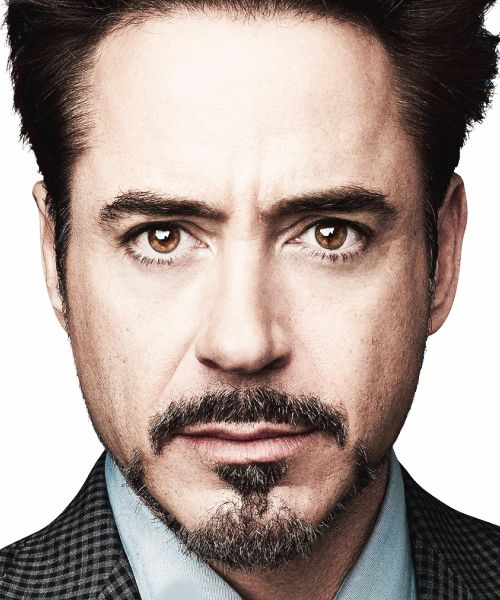
#> input picture data/images/Robert Downey Jr..jpg, 500 x 600 px, found by its file name
$ python face_detector.py
#> lines starting #> are read from the running program, lines starting #| are printed output that depends on the picture; after the words box and inside, x2 and y2 are one past the last pixel; in counts of white or black regions, pixels touching at a corner belong together
import cv2
import numpy as np
from numpy.typing import NDArray
import sys
import os

# Add the project root to sys.path to allow importing 'config'
sys.path.append(os.path.dirname(os.path.dirname(os.path.abspath(__file__))))
import config # Assuming config.py is in the root and accessible

class FaceDetector:
    """
    A class to detect faces in images using a Haar cascade classifier.
    """

    def __init__(self, cascade_path: str = config.CASCADE_PATH):
        """
        Initializes the FaceDetector.

        Args:
            cascade_path: Path to the Haar cascade XML file.
                          Defaults to the path specified in config.py.
        """
        try:
            self.face_cascade = cv2.CascadeClassifier(cascade_path)
            if self.face_cascade.empty():
                raise IOError(f"Failed to load Haar cascade from {cascade_path}")
        except Exception as e:
            # Consider logging the error here
            print(f"Error loading Haar cascade: {e}") # Or raise a custom exception
            # For now, re-raise to indicate critical failure if cascade doesn't load
            raise

    def detect(self, image: NDArray, scale_factor: float = 1.1, min_neighbors: int = 5) -> list[tuple[int, int, int, int]]:
        """
        Detects faces in a given image.

        Args:
            image: The input image (as a NumPy array, BGR format).
            scale_factor: Parameter specifying how much the image size is reduced at each image scale.
            min_neighbors: Parameter specifying how many neighbors each candidate rectangle should have to retain it.

        Returns:
            A list of tuples, where each tuple represents a detected face
            as (x, y, width, height). Returns an empty list if no faces are detected.
        """
        if image is None:
            # print("Input image is None.") # Optional: log this
            return []
        if image.ndim != 3 or image.shape[2] != 3:
            # print(f"Warning: Input image should be a 3-channel BGR image. Got shape {image.shape}") # Optional: log this
            # Attempt to convert if it's a valid image but not 3 channels, or handle as error
            # For now, let's assume it must be BGR and proceed, or return empty
            # For robustness, could try to convert grayscale to BGR:
            # if image.ndim == 2: image = cv2.cvtColor(image, cv2.COLOR_GRAY2BGR)
            # else: return [] # Or raise ValueError
            pass # Assuming conversion or validation happens before this call for now

        gray_image = cv2.cvtColor(image, cv2.COLOR_BGR2GRAY)

        faces = self.face_cascade.detectMultiScale(
            gray_image,
            scaleFactor=scale_factor,
            minNeighbors=min_neighbors
        )

        return [(int(x), int(y), int(w), int(h)) for (x, y, w, h) in faces]

if __name__ == '__main__':
    # Example Usage (Optional: for testing the detector independently)
    # This part will only run if face_detector.py is executed directly.
    # You'd need a sample image to test this.

    # Create a dummy config for testing if config.py is not yet fully integrated
    # or if you want to override paths for a specific test.
    class DummyConfig:
        CASCADE_PATH = './data/cascade/haarcascade_frontalface_default.xml' # Adjust if needed

    try:
        # detector = FaceDetector(cascade_path=DummyConfig.CASCADE_PATH) # Use if testing with dummy
        detector = FaceDetector() # Assumes config.py is in PYTHONPATH or root

        # Load a test image (replace with an actual image path)
        # Ensure the test image path is correct relative to where this script might be run from for testing.
        # For example, if you run `python core/face_detector.py` from the root directory:
        test_image_path = './data/images/Robert Downey Jr..jpg'
        # If running from inside `core` directory, path might be `../data/images/some_image.jpg`

        sample_image = cv2.imread(test_image_path)
#> sample_image is the input picture: shape (600, 500, 3); mean B, G, R 148, 154.7, 170.3

        if sample_image is not None:
            print(f"Image loaded successfully from {test_image_path}, shape: {sample_image.shape}")
#| Image loaded successfully from ./data/images/Robert Downey Jr..jpg, shape: (600, 500, 3)
            detected_faces = detector.detect(sample_image, min_neighbors=10) # Using min_neighbors from image_recognition.py
#> in detect, `gray_image = cv2.cvtColor(image, cv2.COLOR_BGR2GRAY)`:
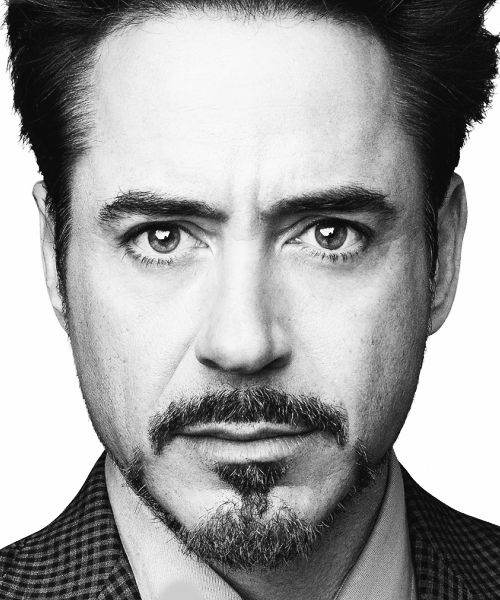
#> gray_image: shape (600, 500); min 0, max 255, mean 158.6
#> in detect, `faces = self.face_cascade.detectMultiScale( gray_image, scaleFactor=sc..`: faces = [[36, 76, 418, 418]]
#> detected_faces = [(36, 76, 418, 418)]

            if detected_faces:
                print(f"Detected {len(detected_faces)} faces:")
#| Detected 1 faces:
                for i, (x, y, w, h) in enumerate(detected_faces):
                    print(f"  Face {i+1}: x={x}, y={y}, w={w}, h={h}")
                    cv2.rectangle(sample_image, (x, y), (x+w, y+h), (0, 255, 0), 2)
#> this loop made 1 pass
#|   Face 1: x=36, y=76, w=418, h=418
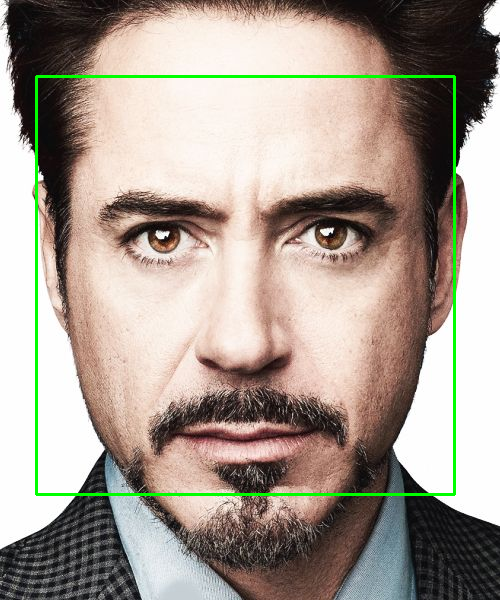
#> sample_image: shape (600, 500, 3); 1.67% of pixels changed, all inside (x1, y1, x2, y2) = (35, 75, 456, 496)

                # [8 lines of commented-out code are left out]
            else:
                print("No faces detected in the sample image.")
        else:
            print(f"Failed to load sample image from path: {test_image_path}")
            print("Please ensure that the path is correct and the image file exists.")
            print("If you are running this script from the 'core' directory, the path should be relative to 'core', e.g., '../data/images/Robert Downey Jr..jpg'")
            print("If you are running from the root project directory, it should be './data/images/Robert Downey Jr..jpg'")


    except Exception as e:
        print(f"An error occurred during example usage: {e}")
        # print("Make sure you have an image at './data/images/Robert Downey Jr..jpg' or update the path.")
        # print("Also ensure 'config.py' is accessible and 'haarcascade_frontalface_default.xml' is at the path specified in config.py.")

$ run again, with data/images/Chris Hemsworth.jpg copied over data/images/Robert Downey Jr..jpg
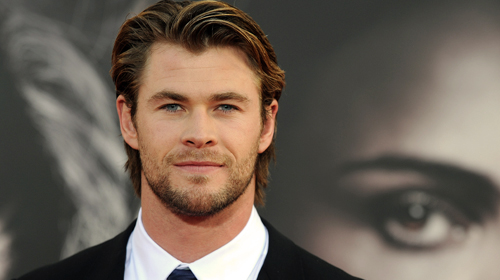
#> input picture data/images/Chris Hemsworth.jpg, 500 x 280 px, found by its file name
#> sample_image is the input picture: shape (280, 500, 3); mean B, G, R 86.4, 97.4, 109.5
#| Image loaded successfully from ./data/images/Robert Downey Jr..jpg, shape: (280, 500, 3)
#> in detect, `gray_image = cv2.cvtColor(image, cv2.COLOR_BGR2GRAY)`:
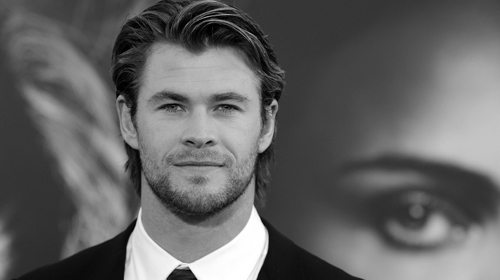
#> gray_image: shape (280, 500); min 0, max 255, mean 99.8
#> faces = [[123, 47, 155, 155]]
#> detected_faces = [(123, 47, 155, 155)]
#| Detected 1 faces:
#> the loop `for i, (x, y, w, h) in enumerate(detected_faces):` made 1 pass
#> (printed output is left out)
#> after the loop `for i, (x, y, w, h) in enumerate(detected_faces):`:
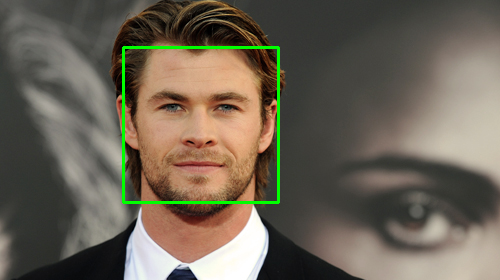
#> sample_image: shape (280, 500, 3); 1.33% of pixels changed, all inside (x1, y1, x2, y2) = (122, 46, 280, 204)

$ run again, with data/images/Hugh Jackman.jpg copied over data/images/Robert Downey Jr..jpg
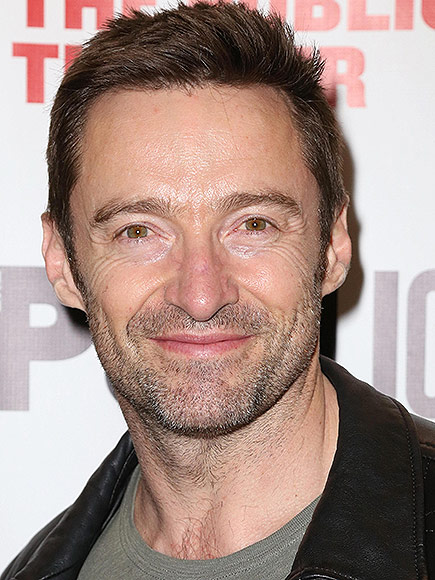
#> input picture data/images/Hugh Jackman.jpg, 435 x 580 px, found by its file name
#> sample_image is the input picture: shape (580, 435, 3); mean B, G, R 135.4, 143, 167.3
#| Image loaded successfully from ./data/images/Robert Downey Jr..jpg, shape: (580, 435, 3)
#> in detect, `gray_image = cv2.cvtColor(image, cv2.COLOR_BGR2GRAY)`:
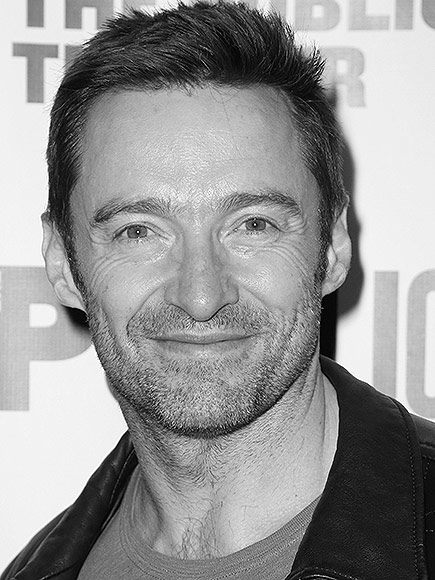
#> gray_image: shape (580, 435); min 0, max 255, mean 149.4
#> faces = [[46, 107, 300, 300]]
#> detected_faces = [(46, 107, 300, 300)]
#| Detected 1 faces:
#> the loop `for i, (x, y, w, h) in enumerate(detected_faces):` made 1 pass
#> (printed output is left out)
#> after the loop `for i, (x, y, w, h) in enumerate(detected_faces):`:
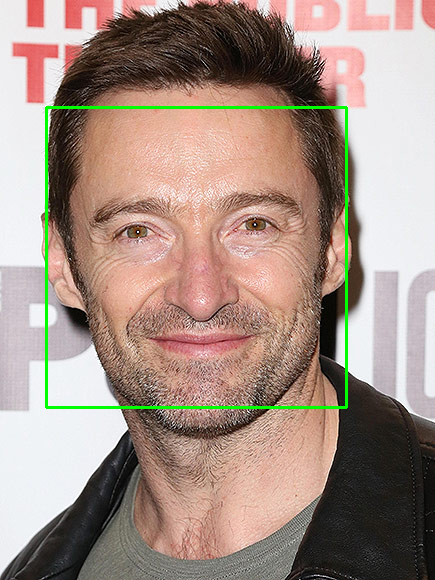
#> sample_image: shape (580, 435, 3); 1.43% of pixels changed, all inside (x1, y1, x2, y2) = (45, 106, 348, 409)

$ run again, with data/images/Ian Somerhalder.jpg copied over data/images/Robert Downey Jr..jpg
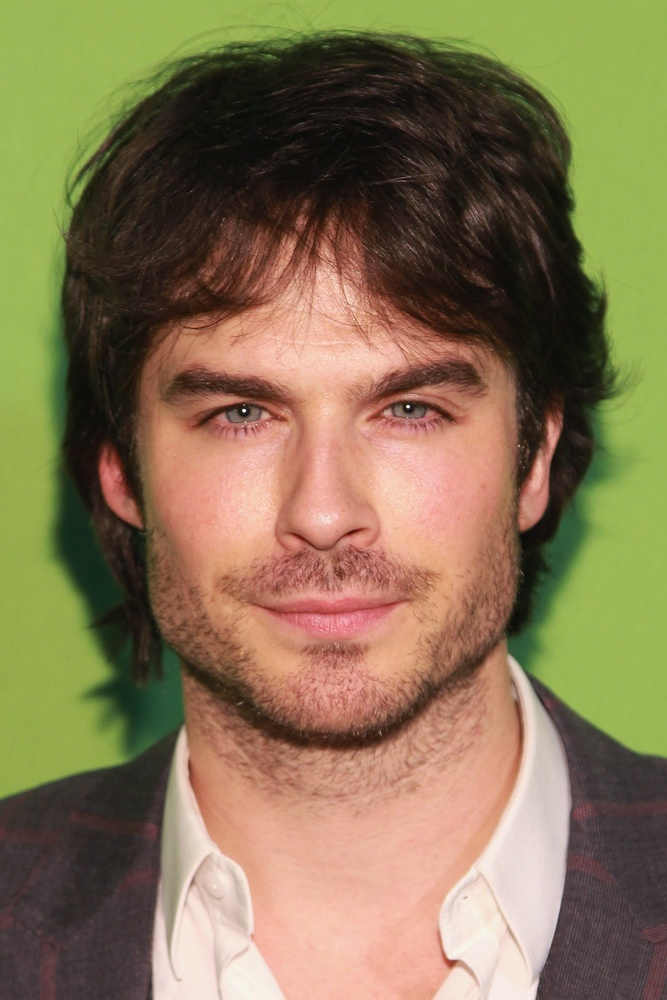
#> input picture data/images/Ian Somerhalder.jpg, 667 x 1000 px, shrunk from 2000 x 3000 before the run, found by its file name
#> sample_image is the input picture: shape (1000, 667, 3); mean B, G, R 83.2, 116.8, 134
#| Image loaded successfully from ./data/images/Robert Downey Jr..jpg, shape: (1000, 667, 3)
#> in detect, `gray_image = cv2.cvtColor(image, cv2.COLOR_BGR2GRAY)`:
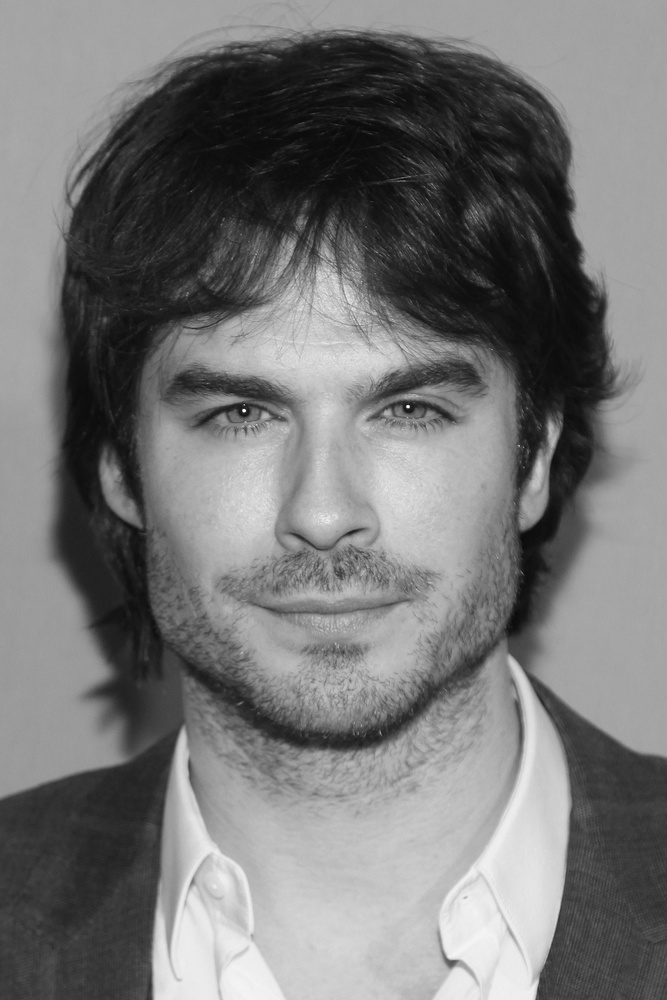
#> gray_image: shape (1000, 667); min 5, max 253, mean 118.1
#> faces = [[101, 246, 448, 448]]
#> detected_faces = [(101, 246, 448, 448)]
#| Detected 1 faces:
#> the loop `for i, (x, y, w, h) in enumerate(detected_faces):` made 1 pass
#> (printed output is left out)
#> after the loop `for i, (x, y, w, h) in enumerate(detected_faces):`:
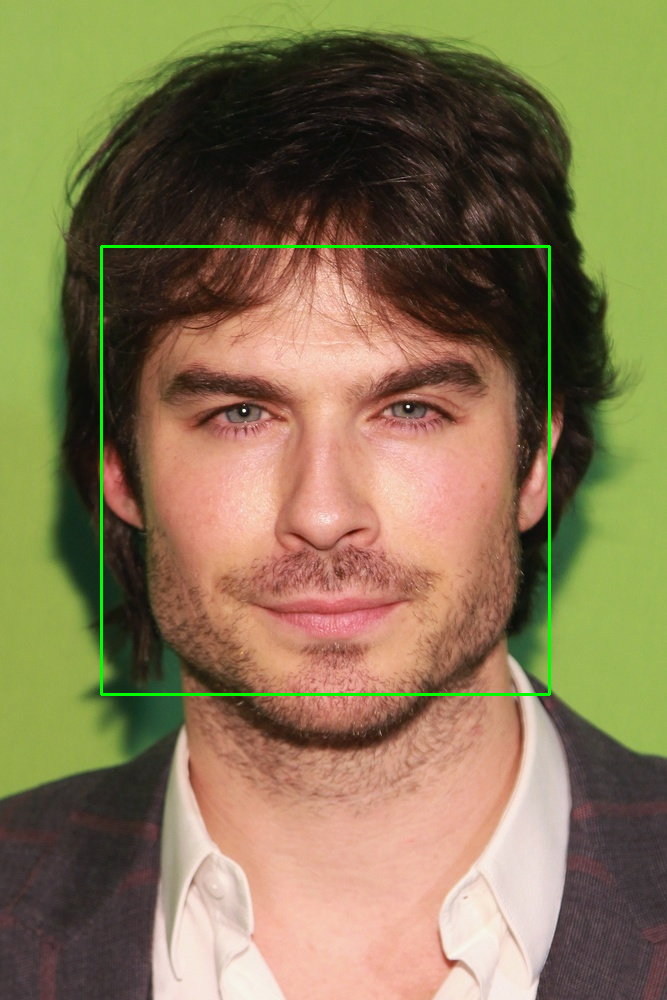
#> sample_image: shape (1000, 667, 3); 0.81% of pixels changed, all inside (x1, y1, x2, y2) = (100, 245, 551, 696)
